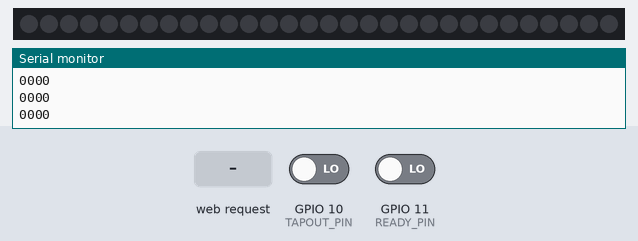
Simulated run of this sketch. Board: ESP32-S3. Parts: 30 RGB LEDs in strip order, left to right, the last lines printed to the serial monitor. Inputs (shaded band) come from the test bench; at power-on: GPIO 10 (TAPOUT_PIN) LOW, GPIO 11 (READY_PIN) LOW. Dim RGB values are drawn brighter than linear.

Above: at 1.8 s.
1.9 s: GPIO 10 (TAPOUT_PIN) driven HIGH
At 2.4 s:
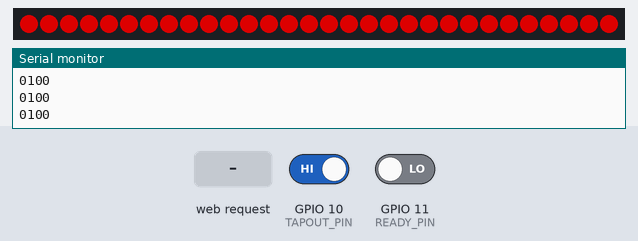
3.4 s: GPIO 11 (READY_PIN) driven HIGH
At 4.6 s:
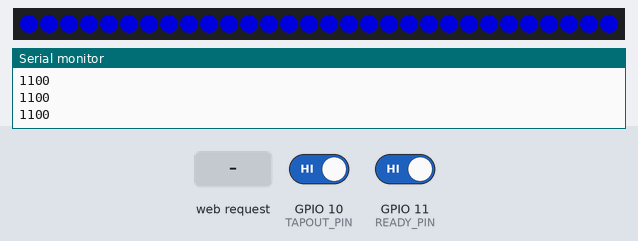
4.9 s: HTTP request GET /identifyteams received
At 6.1 s:
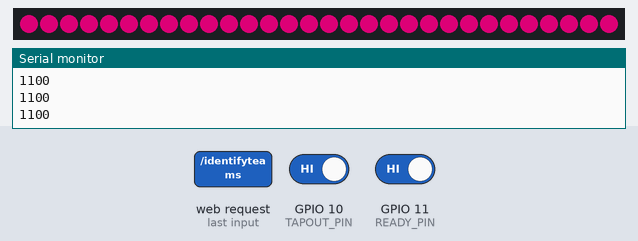
7.9 s: HTTP request GET /orangewin received
At 8.4 s:
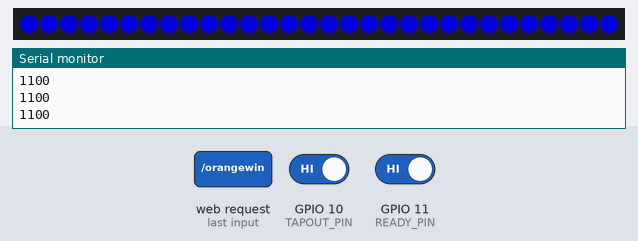
9.4 s: HTTP request GET /resetmatch received
At 10.7 s:
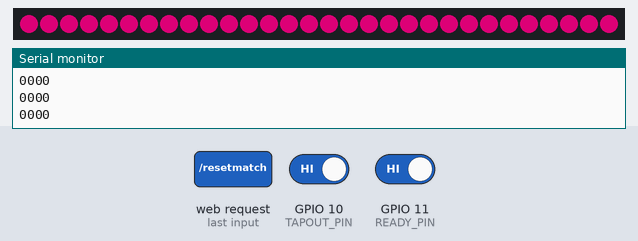
Timing chart, 0 to 11.9 s (numbered marks = the images above; inputs shaded):
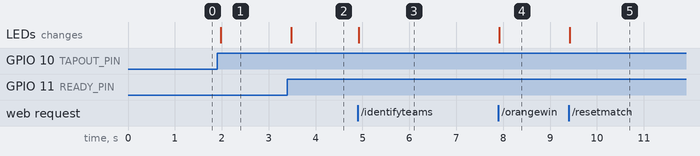

The sketch:

RobobrawlButtonServer.ino
```cpp
#include <Adafruit_DotStar.h>
#include <WiFi.h>
#include <esp_now.h>
#include <WebServer.h>

#define TAPOUT_PIN 10
#define READY_PIN 11
#define NUMPIXELS 30  // Number of LEDs in strip
#define DATA_PIN 12
#define CLOCK_PIN 13
Adafruit_DotStar strip(NUMPIXELS, DATA_PIN, CLOCK_PIN, DOTSTAR_RGB);

const char *ssid = "RobobrawlButton";
const char *password = "doyourobotics";

IPAddress local_ip(192, 168, 0, 1);
IPAddress gateway(192, 168, 0, 1);
IPAddress subnet(255, 255, 255, 0);

WebServer server(80);

int readyState;             // the current reading from the input pin
int lastReadyState = LOW;   // the previous reading from the input pin
int tapoutState;            // the current reading from the input pin
int lastTapoutState = LOW;  // the previous reading from the input pin

unsigned long lastReadyDebounceTime = 0;   // the last time the output pin was toggled
unsigned long lastTapoutDebounceTime = 0;  // the last time the output pin was toggled

unsigned long debounceDelay = 50;  // the debounce time; increase if the output flickers

uint8_t broadcastAddress[] = { 0xFF, 0xFF, 0xFF, 0xFF, 0xFF, 0xFF };

enum Mode { green,
            yellow,
            red,
            orange,
            blue,
            none };

typedef struct struct_message {
  int ready;
  int tapout;
  Mode mode;
} struct_message;

struct_message outgoingValues;
struct_message incomingValues;

int orangeReady = 0;
int orangeTapout = 0;
int blueReady = 0;
int blueTapout = 0;

esp_now_peer_info_t peerInfo;

void setStrip(Mode color) {
  for (int i = 0; i < NUMPIXELS; i++) {
    switch (color) {
      case green:
        strip.setPixelColor(i, 0x0000FF);
        break;
      case yellow:
        strip.setPixelColor(i, 0x880088);
        break;
      case red:
        strip.setPixelColor(i, 0xFF0000);
        break;
      case orange:
        strip.setPixelColor(i, 0xFF0088);
        break;
      case blue:
        strip.setPixelColor(i, 0x00FF00);
        break;
      case none:
        strip.setPixelColor(i, 0x000000);
        break;
    }
  }
  strip.show();
}

void sendESPNOW(int ready, int tapout, Mode mode) {
  outgoingValues.ready = ready;
  outgoingValues.tapout = tapout;
  outgoingValues.mode = mode;
  esp_err_t result = esp_now_send(broadcastAddress, (uint8_t *)&outgoingValues, sizeof(outgoingValues));

  if (result != ESP_OK) {
    Serial.println("Error sending data");
  }
}
// Callback when data is sent
void OnDataSent(const uint8_t *mac_addr, esp_now_send_status_t status) {
  Serial.print("\r\nLast Packet Send Status: ");
  Serial.println(status == ESP_NOW_SEND_SUCCESS ? "Success" : "Fail");
}

// callback when data is recv from Master
void OnDataRecv(const esp_now_recv_info_t *info, const uint8_t *data, int data_len) {
  char macStr[18];
  snprintf(macStr, sizeof(macStr), "%02x:%02x:%02x:%02x:%02x:%02x",
           info->src_addr[0], info->src_addr[1], info->src_addr[2], info->src_addr[3], info->src_addr[4], info->src_addr[5]);
  memcpy(&incomingValues, data, sizeof(incomingValues));
  Serial.print("Last Packet Recv from: ");
  Serial.println(macStr);
  Serial.print("Last Packet Recv Data: ");
  Serial.print(incomingValues.ready);
  Serial.println(incomingValues.tapout);
  Serial.println("");
  if (!blueReady && incomingValues.ready) {
    blueReady = 1;
    sendESPNOW(0, 0, Mode::green);
  }
  if (!blueTapout && !orangeTapout && incomingValues.tapout) {
    blueTapout = 1;
    sendESPNOW(0, 0, Mode::red);
    setStrip(Mode::yellow);
  }

  server.send(200, "text/html", SendHTML());
}


void setup() {
  Serial.begin(115200);

  pinMode(TAPOUT_PIN, INPUT_PULLDOWN);
  pinMode(READY_PIN, INPUT_PULLDOWN);

  strip.begin();
  strip.setBrightness(150);
  strip.show();

  WiFi.mode(WIFI_AP_STA);

  WiFi.softAP(ssid, password);
  WiFi.softAPConfig(local_ip, gateway, subnet);
  delay(500);
  Serial.println(WiFi.softAPIP());

  // Init ESP-NOW
  if (esp_now_init() != ESP_OK) {
    Serial.println("Error initializing ESP-NOW");
    return;
  }

  esp_now_register_send_cb(OnDataSent);

  memcpy(peerInfo.peer_addr, broadcastAddress, 6);
  peerInfo.channel = 0;
  peerInfo.encrypt = false;

  if (esp_now_add_peer(&peerInfo) != ESP_OK) {
    Serial.println("Failed to add peer");
    return;
  }
  // Register for a callback function that will be called when data is received
  esp_now_register_recv_cb(OnDataRecv);

  delay(100);
  server.on("/", handle_OnConnect);
  server.on("/identifyteams", handle_IdentifyTeams);
  server.on("/resetmatch", handle_ResetMatch);
  server.on("/orangewin", handle_OrangeWin);
  server.on("/bluewin", handle_BlueWin);
  server.on("/getOrange", handle_OrangeStatus);
  server.on("/getBlue", handle_BlueStatus);
  server.onNotFound(handle_NotFound);

  server.begin();
  Serial.println("HTTP server started");
}

void loop() {
  int readyReading = digitalRead(READY_PIN);
  if (readyReading != lastReadyState) {
    // reset the debouncing timer
    lastReadyDebounceTime = millis();
  }
  if ((millis() - lastReadyDebounceTime) > debounceDelay) {
    // whatever the reading is at, it's been there for longer than the debounce
    // delay, so take it as the actual current state:

    // if the button state has changed:
    if (readyReading != readyState) {
      readyState = readyReading;

      // only toggle the LED if the new button state is HIGH
      if ((readyState == HIGH) && (!orangeReady)) {
        orangeReady = readyReading;
        setStrip(Mode::green);
      }
    }
  }

  int tapoutReading = digitalRead(TAPOUT_PIN);
  if (tapoutReading != lastTapoutState) {
    // reset the debouncing timer
    lastTapoutDebounceTime = millis();
  }
  if ((millis() - lastTapoutDebounceTime) > debounceDelay) {
    // whatever the reading is at, it's been there for longer than the debounce
    // delay, so take it as the actual current state:

    // if the button state has changed:
    if (tapoutReading != tapoutState) {
      tapoutState = tapoutReading;

      // only toggle the LED if the new button state is HIGH
      if ((tapoutState == HIGH) && (!orangeTapout)) {
        if (!blueTapout) {
          setStrip(Mode::red);
          sendESPNOW(0, 0, Mode::yellow);
        }
        orangeTapout = tapoutReading;
      }
    }
  }
  // Serial.print("Ready(Button: ");
  // Serial.print(readyReading);
  // Serial.print(", State: ");
  // Serial.print(lastReadyState);
  // Serial.print(") Tapout(Button: ");
  // Serial.print(tapoutReading);
  // Serial.print(", State: ");
  // Serial.print(lastTapoutState);
  // Serial.print(")");
  // Serial.println();
  lastReadyState = readyReading;
  lastTapoutState = tapoutReading;
  Serial.print(orangeReady);
  Serial.print(orangeTapout);
  Serial.print(blueReady);
  Serial.println(blueTapout);
  server.handleClient();
  delay(20);
}
void handle_OnConnect() {
  server.send(200, "text/html", SendHTML());
}
void handle_IdentifyTeams() {
  setStrip(Mode::orange);
  outgoingValues.ready = 0;
  outgoingValues.tapout = 0;
  outgoingValues.mode = Mode::blue;
  esp_err_t result = esp_now_send(broadcastAddress, (uint8_t *)&outgoingValues, sizeof(outgoingValues));

  if (result != ESP_OK) {
    Serial.println("Error sending data");
  }

  server.send(200, "text/html", SendHTML());
}
void handle_ResetMatch() {
  orangeReady = 0;
  orangeTapout = 0;
  blueReady = 0;
  blueTapout = 0;

  setStrip(Mode::orange);
  sendESPNOW(0, 0, Mode::blue);

  server.send(200, "text/html", SendHTML());
}
void handle_OrangeWin() {
  setStrip(Mode::green);
  sendESPNOW(0, 0, Mode::red);

  server.send(200, "text/html", SendHTML());
}
void handle_BlueWin() {
  setStrip(Mode::red);
 sendESPNOW(0, 0, Mode::green);

  server.send(200, "text/html", SendHTML());
}

void handle_OrangeStatus() {
  String returnVal = "NOT READY";
  if (orangeReady) {
    returnVal = "READY";
  }
  if (orangeTapout) {
    returnVal = "TAPOUT";
  }
  server.send(200, "text/plane", returnVal);
}
void handle_BlueStatus() {
  String returnVal = "NOT READY";
  if (blueReady) {
    returnVal = "READY";
  }
  if (blueTapout) {
    returnVal = "TAPOUT";
  }
  server.send(200, "text/plane", returnVal);
}
void handle_NotFound() {
  server.send(404, "text/plain", "Not found");
}

String SendHTML() {
  String ptr = R"***(<!DOCTYPE html> <html>
  <head><meta name="viewport" content="width=device-width, initial-scale=1.0, user-scalable=no">
  <title>Robobrawl Ready Button Interface</title>
  <style>html { font-family: Helvetica; display: inline-block; margin: 0px auto; text-align: center;}
  body{margin-top: 50px;} h1 {color: #444444;margin: 50px auto 30px;} h3 {color: #444444;margin-bottom: 50px;}
  .button {display: block;width: 80px;background-color: #3498db;border: none;color: white;padding: 13px 30px;text-decoration: none;font-size: 25px;margin: 0px auto 35px;cursor: pointer;border-radius: 4px;}
  .button-on {background-color: #3498db;}
  .button-on:active {background-color: #2980b9;}
  .button-off {background-color: #34495e;}
  .button-off:active {background-color: #2c3e50;}
  p {font-size: 30px;color: #888;margin-bottom: 10px;}
  </style>
  </head>
  <body>
  <h1>Robobrawl Ready Button Interface</h1>
  <a class="button button-off" href="/identifyteams">Identify Teams</a>
  <a class="button button-off" href="/resetmatch">Reset Match</a>
  <a class="button button-off" href="/orangewin">Orange Win</a>
  <a class="button button-off" href="/bluewin">Blue Win</a>

    <h2>
      Orange: <span id="orange">NULL</span>
      Blue: <span id="blue">NULL</span>
    </h2>


  <script> setInterval(
    function() {
    getOrangeStatus();
    getBlueStatus();
  }, 500);
  function getOrangeStatus() {
    var statusRequestOrange = new XMLHttpRequest();
    statusRequestOrange.onreadystatechange = function() {
      if (this.readyState == 4 && this.status == 200) {
        document.getElementById("orange").innerHTML =
          this.responseText;
      }
    };
    statusRequestOrange.open("GET", "getOrange", true);
    statusRequestOrange.send();
  }
  function getBlueStatus() {
    var statusRequestBlue = new XMLHttpRequest();
    statusRequestBlue.onreadystatechange = function() {
      if (this.readyState == 4 && this.status == 200) {
        document.getElementById("blue").innerHTML =
          this.responseText;
      }
    };
    statusRequestBlue.open("GET", "getBlue", true);
    statusRequestBlue.send();
  }
  </script>;
  </body>;
  </html>;)***";
  return ptr;
}
```

Measured:
- after the input at 1.9 s, the LEDs: change after 0.08 s (image 1)
- after the input at 3.4 s, the LEDs: change after 0.08 s (image 2)
- after the input at 4.9 s, the LEDs: change at once (image 3)
- after the input at 7.9 s, the LEDs: change at once (image 4)
- after the input at 9.4 s, the LEDs: change at once (image 5)
